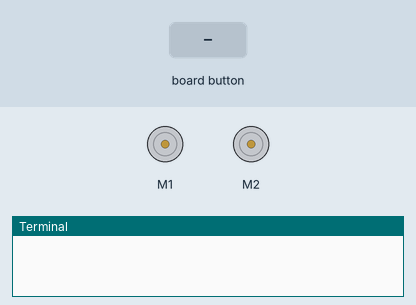
Simulated run of this program. Board: Raspberry Pi (BCM pin numbers). On the bench: 2 × DC motor (green arrow = forward, orange = backward, longer = faster), the last lines printed to the terminal. The test bench sets the inputs (shaded band). Motors are numbered in the order the program creates them (left before right in a Robot); the buttons are places on the Blue Dot phone app.

Above: at 1.2 s.
1.3 s: button top pressed
At 1.37 s:
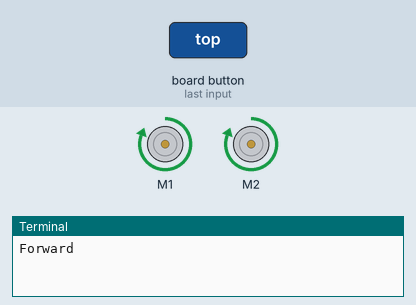
2.9 s: button bottom pressed
At 2.97 s:
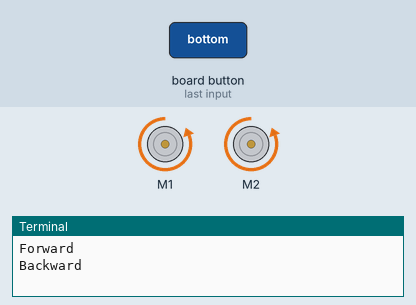
4.5 s: button left pressed
At 4.57 s:
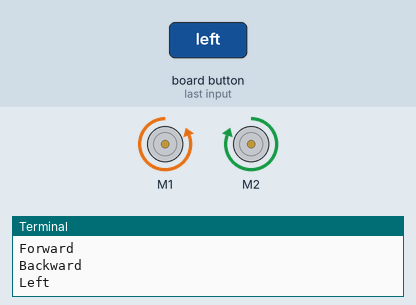
6.1 s: button right pressed
At 6.17 s:
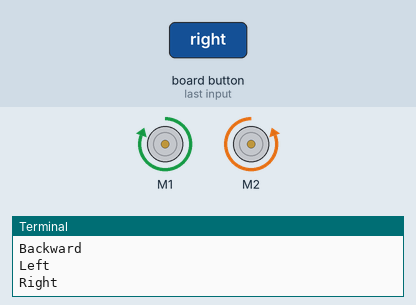
Timing chart, 0 to 8.7 s (numbered marks = the images above; inputs shaded):
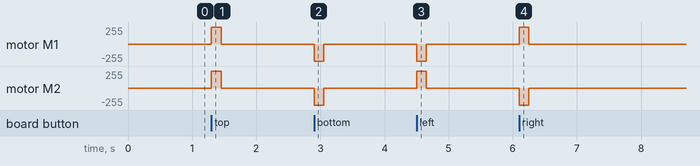

The program:

Carrito.py
```python
#Carrito a control remoto con raspberryPI3

from bluedot import BlueDot
from gpiozero import Robot
from signal import pause

bd = BlueDot()
robot = Robot(left=(4, 14), right=(17, 18))

def move(pos):
	if pos.top:
		robot.forward()
		print("Forward")
	elif pos.bottom:
		robot.backward(pos.distance)
		print("Backward")
	elif pos.left:
		robot.left(pos.distance)
		print("Left")
	elif pos.right:
		robot.right(pos.distance)
		print("Right")

bd.when_pressed = move
bd.when_moved = move
bd.when_released = robot.stop
pause()
```

Measured:
- after the input at 1.3 s, motor M1, motor M2: stopped → forward 255/255 at once, → stopped 0.15 s later
- after the input at 2.9 s, motor M1, motor M2: stopped → backward 255/255 at once, → stopped 0.15 s later
- after the input at 4.5 s, motor M1: stopped → backward 255/255 at once, → stopped 0.15 s later; motor M2: stopped → forward 255/255 at once, → stopped 0.15 s later
- after the input at 6.1 s, motor M1: stopped → forward 255/255 at once, → stopped 0.15 s later; motor M2: stopped → backward 255/255 at once, → stopped 0.15 s later
